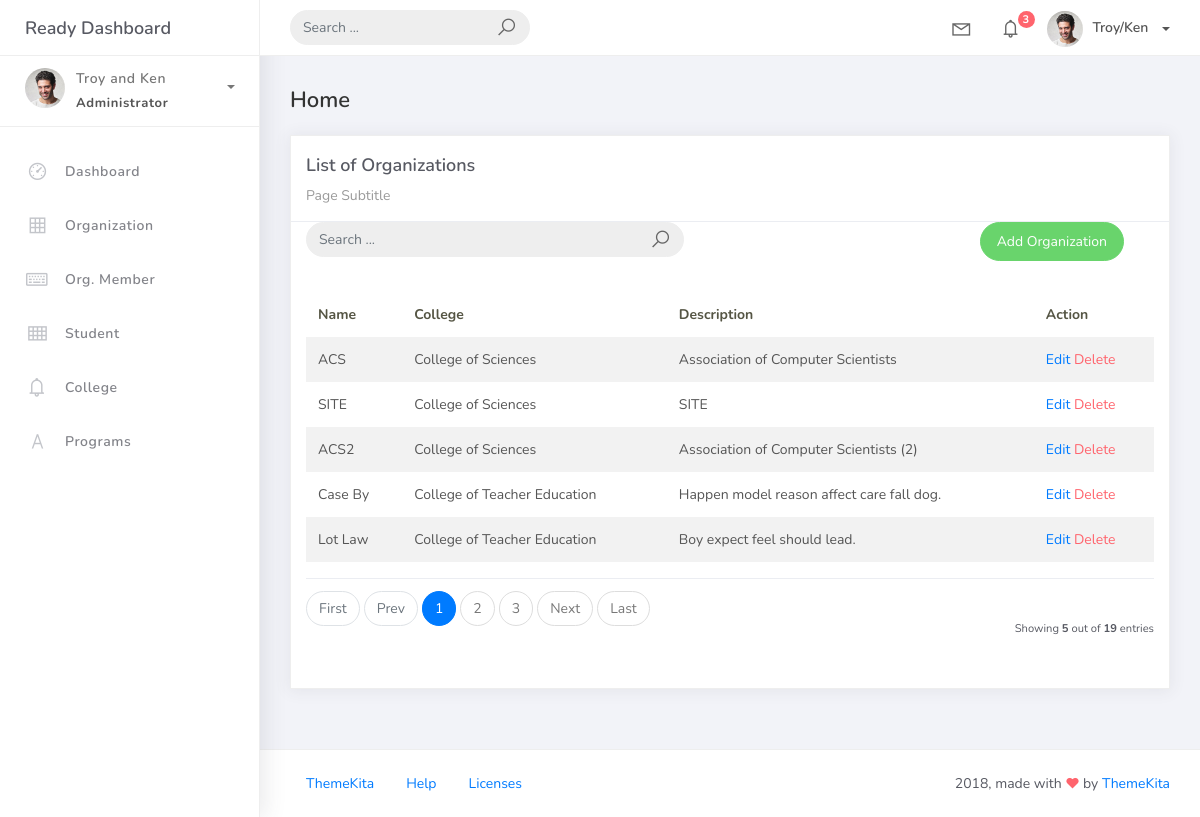
The page /organization_list on the database as committed earlier.
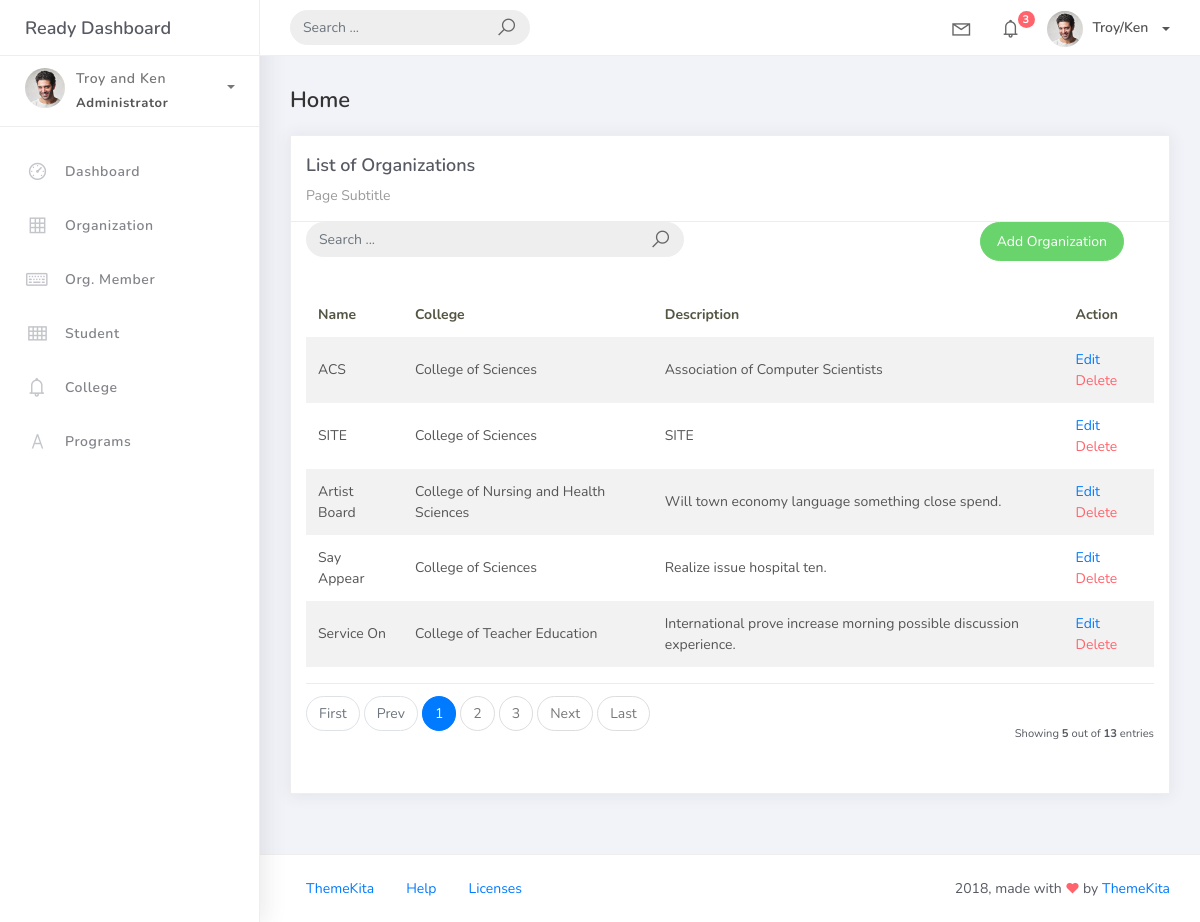
The same page on the database as committed later.
### studentorg/models.py (models this page shows, shortened)
class BaseModel(models.Model):
    created_at = models.DateTimeField(auto_now_add=True, db_index=True)
    updated_at = models.DateTimeField(auto_now=True)
    class Meta:
        abstract = True

class Organization(BaseModel):
    name = models.CharField(max_length=250)
    college = models.ForeignKey(College, null=True, blank=True, on_delete=models.CASCADE)
    description = models.CharField(max_length=500)

class College(BaseModel):
    college_name = models.CharField(max_length=150)
    def __str__(self):
        return self.college_name

### studentorg/views.py (the view)
# urls.py: path('organization_list', OrganizationList.as_view(), name='organization-list'),
class OrganizationList(ListView):
    model = Organization
    context_object_name = 'organization'
    template_name = 'org_list.html'
    paginate_by = 5

### templates/org_list.html (shortened to what this page needs)
{% extends 'base.html' %}
{% load static %}
{% block content %}
<div class="content">
    <div class="container-fluid">
        <h4 class="page-title">Home</h4>
        <div class="row">
            <div class="col-md-12">
                <div class="card">
                    <div class="card-header">
                        <div class="card-title">List of Organizations</div>
                        <div class="card-category">Page Subtitle</div>
                    </div>
<div class="col-md-12 row">
    <div class="col-md-6">
        <form class="navbar-left navbar-form nav-search mr-md-3" action="">
            <div class="input-group">
                <input type="text" placeholder="Search ..." class="form-control" />
                <div class="input-group-append">
                    <span class="input-group-text">
                        <i class="la la-search search-icon"></i>
                    </span>
                </div>
            </div>
        </form>
    </div>
    <div class="col-md-6">
        <div class="pull-right">
            <a href="{% url 'organization-add' %}" class="btn btn-success btn-rounded">Add Organization</a>
        </div>
    </div>
</div>
                    <div class="card-body">
                        <table class="table table-striped mt-3">
                            <thead>
                                <tr>
                                    <th scope="col">Name</th>
                                    <th scope="col">College</th>
                                    <th scope="col">Description</th>
                                    <th scope="col">Action</th>
                                </tr>
                            </thead>
                            <tbody>
                                {% for object in object_list %}
                                <tr>
                                    <td>{{ object.name }}</td>
                                    <td>{{ object.college }}</td>
                                    <td>{{ object.description }}</td>
                                     <td>
                                        <a href="organization_list/{{object.id}}">Edit</a>
                                        <a href="organization_list/{{object.id}}/delete" class="text-danger">Delete</a>
                                    </td>
                                {% endfor %}
                            </tbody>
                        </table>
                        {% include 'includes/pagination.html' %}
                    </div>
                </div>
            </div>
        </div>
    </div>
</div>
{% endblock %}

Rows that differ between the two databases and show on the page:
removed Organization: name "ACS2", college "College of Sciences", description "Association of Computer Scientists (2)"
removed Organization: name "Case By", college "College of Teacher Education", description "Happen model reason affect care fall dog."
removed Organization: name "Lot Law", college "College of Teacher Education", description "Boy expect feel should lead."
now on this page (row unchanged): Organization: name "Artist Board", college "College of Nursing and Health Sciences", description "Will town economy language something close spend."
now on this page (row unchanged): Organization: name "Say Appear", college "College of Sciences", description "Realize issue hospital ten."
now on this page (row unchanged): Organization: name "Service On", college "College of Teacher Education", description "International prove increase morning possible discussion experience."
Other text that changed with them:
{{ paginator.count }}: "19" → "13"
